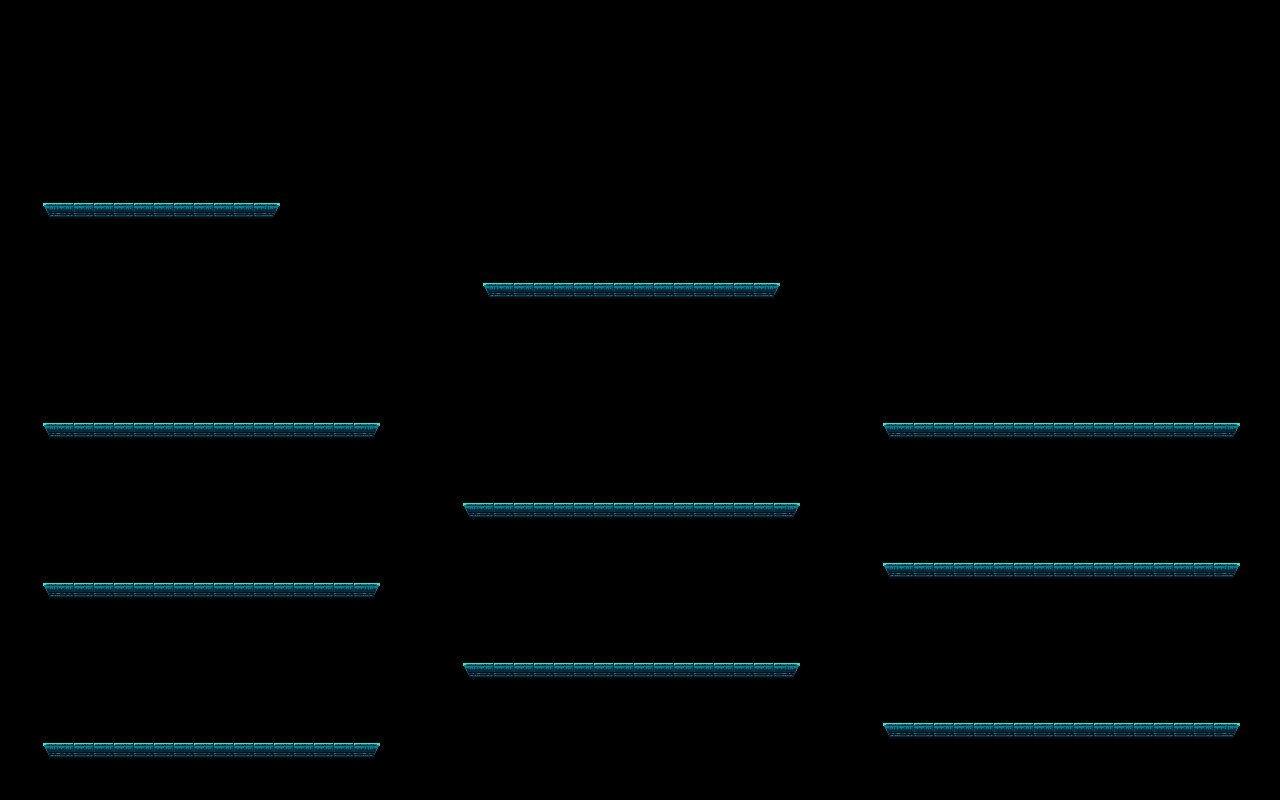

This is a level from a 2D game, rendered from its Tiled map with the project's own tilesets. A one-line summary and the complete map file follow:
An orthogonal 64x40 tile map with 20x20 px tiles, 1 tile layer (platforms), 3 tilesets.

<map version="1.2" tiledversion="1.3.1" orientation="orthogonal" renderorder="right-down" compressionlevel="0" width="64" height="40" tilewidth="20" tileheight="20" infinite="0" nextlayerid="3" nextobjectid="1">
 <tileset firstgid="1" source="doma-noch-vektor-gorod-zdaniia-zdanie-arkhitektura-otrazheie.tsx" />
 <tileset firstgid="2773" source="tileset.tsx" />
 <tileset firstgid="2926" source="tileset1.tsx" />
 <layer id="2" name="platforms" width="64" height="40">
  <data encoding="csv">
0,0,0,0,0,0,0,0,0,0,0,0,0,0,0,0,0,0,0,0,0,0,0,0,0,0,0,0,0,0,0,0,0,0,0,0,0,0,0,0,0,0,0,0,0,0,0,0,0,0,0,0,0,0,0,0,0,0,0,0,0,0,0,0,
0,0,0,0,0,0,0,0,0,0,0,0,0,0,0,0,0,0,0,0,0,0,0,0,0,0,0,0,0,0,0,0,0,0,0,0,0,0,0,0,0,0,0,0,0,0,0,0,0,0,0,0,0,0,0,0,0,0,0,0,0,0,0,0,
0,0,0,0,0,0,0,0,0,0,0,0,0,0,0,0,0,0,0,0,0,0,0,0,0,0,0,0,0,0,0,0,0,0,0,0,0,0,0,0,0,0,0,0,0,0,0,0,0,0,0,0,0,0,0,0,0,0,0,0,0,0,0,0,
0,0,0,0,0,0,0,0,0,0,0,0,0,0,0,0,0,0,0,0,0,0,0,0,0,0,0,0,0,0,0,0,0,0,0,0,0,0,0,0,0,0,0,0,0,0,0,0,0,0,0,0,0,0,0,0,0,0,0,0,0,0,0,0,
0,0,0,0,0,0,0,0,0,0,0,0,0,0,0,0,0,0,0,0,0,0,0,0,0,0,0,0,0,0,0,0,0,0,0,0,0,0,0,0,0,0,0,0,0,0,0,0,0,0,0,0,0,0,0,0,0,0,0,0,0,0,0,0,
0,0,0,0,0,0,0,0,0,0,0,0,0,0,0,0,0,0,0,0,0,0,0,0,0,0,0,0,0,0,0,0,0,0,0,0,0,0,0,0,0,0,0,0,0,0,0,0,0,0,0,0,0,0,0,0,0,0,0,0,0,0,0,0,
0,0,0,0,0,0,0,0,0,0,0,0,0,0,0,0,0,0,0,0,0,0,0,0,0,0,0,0,0,0,0,0,0,0,0,0,0,0,0,0,0,0,0,0,0,0,0,0,0,0,0,0,0,0,0,0,0,0,0,0,0,0,0,0,
0,0,0,0,0,0,0,0,0,0,0,0,0,0,0,0,0,0,0,0,0,0,0,0,0,0,0,0,0,0,0,0,0,0,0,0,0,0,0,0,0,0,0,0,0,0,0,0,0,0,0,0,0,0,0,0,0,0,0,0,0,0,0,0,
0,0,0,0,0,0,0,0,0,0,0,0,0,0,0,0,0,0,0,0,0,0,0,0,0,0,0,0,0,0,0,0,0,0,0,0,0,0,0,0,0,0,0,0,0,0,0,0,0,0,0,0,0,0,0,0,0,0,0,0,0,0,0,0,
0,0,0,0,0,0,0,0,0,0,0,0,0,0,0,0,0,0,0,0,0,0,0,0,0,0,0,0,0,0,0,0,0,0,0,0,0,0,0,0,0,0,0,0,0,0,0,0,0,0,0,0,0,0,0,0,0,0,0,0,0,0,0,0,
0,0,2896,2897,2897,2897,2897,2897,2897,2897,2897,2897,2897,3057,0,0,0,0,0,0,0,0,0,0,0,0,0,0,0,0,0,0,0,0,0,0,0,0,0,0,0,0,0,0,0,0,0,0,0,0,0,0,0,0,0,0,0,0,0,0,0,0,0,0,
0,0,0,0,0,0,0,0,0,0,0,0,0,0,0,0,0,0,0,0,0,0,0,0,0,0,0,0,0,0,0,0,0,0,0,0,0,0,0,0,0,0,0,0,0,0,0,0,0,0,0,0,0,0,0,0,0,0,0,0,0,0,0,0,
0,0,0,0,0,0,0,0,0,0,0,0,0,0,0,0,0,0,0,0,0,0,0,0,0,0,0,0,0,0,0,0,0,0,0,0,0,0,0,0,0,0,0,0,0,0,0,0,0,0,0,0,0,0,0,0,0,0,0,0,0,0,0,0,
0,0,0,0,0,0,0,0,0,0,0,0,0,0,0,0,0,0,0,0,0,0,0,0,0,0,0,0,0,0,0,0,0,0,0,0,0,0,0,0,0,0,0,0,0,0,0,0,0,0,0,0,0,0,0,0,0,0,0,0,0,0,0,0,
0,0,0,0,0,0,0,0,0,0,0,0,0,0,0,0,0,0,0,0,0,0,0,0,2896,2897,2897,2897,2897,2897,2897,2897,2897,2897,2897,2897,2897,2897,3057,0,0,0,0,0,0,0,0,0,0,0,0,0,0,0,0,0,0,0,0,0,0,0,0,0,
0,0,0,0,0,0,0,0,0,0,0,0,0,0,0,0,0,0,0,0,0,0,0,0,0,0,0,0,0,0,0,0,0,0,0,0,0,0,0,0,0,0,0,0,0,0,0,0,0,0,0,0,0,0,0,0,0,0,0,0,0,0,0,0,
0,0,0,0,0,0,0,0,0,0,0,0,0,0,0,0,0,0,0,0,0,0,0,0,0,0,0,0,0,0,0,0,0,0,0,0,0,0,0,0,0,0,0,0,0,0,0,0,0,0,0,0,0,0,0,0,0,0,0,0,0,0,0,0,
0,0,0,0,0,0,0,0,0,0,0,0,0,0,0,0,0,0,0,0,0,0,0,0,0,0,0,0,0,0,0,0,0,0,0,0,0,0,0,0,0,0,0,0,0,0,0,0,0,0,0,0,0,0,0,0,0,0,0,0,0,0,0,0,
0,0,0,0,0,0,0,0,0,0,0,0,0,0,0,0,0,0,0,0,0,0,0,0,0,0,0,0,0,0,0,0,0,0,0,0,0,0,0,0,0,0,0,0,0,0,0,0,0,0,0,0,0,0,0,0,0,0,0,0,0,0,0,0,
0,0,0,0,0,0,0,0,0,0,0,0,0,0,0,0,0,0,0,0,0,0,0,0,0,0,0,0,0,0,0,0,0,0,0,0,0,0,0,0,0,0,0,0,0,0,0,0,0,0,0,0,0,0,0,0,0,0,0,0,0,0,0,0,
0,0,0,0,0,0,0,0,0,0,0,0,0,0,0,0,0,0,0,0,0,0,0,0,0,0,0,0,0,0,0,0,0,0,0,0,0,0,0,0,0,0,0,0,0,0,0,0,0,0,0,0,0,0,0,0,0,0,0,0,0,0,0,0,
0,0,2896,2897,2897,2897,2897,2897,2897,2897,2897,2897,2897,2897,2897,2897,2897,2897,3057,0,0,0,0,0,0,0,0,0,0,0,0,0,0,0,0,0,0,0,0,0,0,0,0,0,2896,2897,2897,2897,2897,2897,2897,2897,2897,2897,2897,2897,2897,2897,2897,2897,2897,3057,0,0,
0,0,0,0,0,0,0,0,0,0,0,0,0,0,0,0,0,0,0,0,0,0,0,0,0,0,0,0,0,0,0,0,0,0,0,0,0,0,0,0,0,0,0,0,0,0,0,0,0,0,0,0,0,0,0,0,0,0,0,0,0,0,0,0,
0,0,0,0,0,0,0,0,0,0,0,0,0,0,0,0,0,0,0,0,0,0,0,0,0,0,0,0,0,0,0,0,0,0,0,0,0,0,0,0,0,0,0,0,0,0,0,0,0,0,0,0,0,0,0,0,0,0,0,0,0,0,0,0,
0,0,0,0,0,0,0,0,0,0,0,0,0,0,0,0,0,0,0,0,0,0,0,0,0,0,0,0,0,0,0,0,0,0,0,0,0,0,0,0,0,0,0,0,0,0,0,0,0,0,0,0,0,0,0,0,0,0,0,0,0,0,0,0,
0,0,0,0,0,0,0,0,0,0,0,0,0,0,0,0,0,0,0,0,0,0,0,2896,2897,2897,2897,2897,2897,2897,2897,2897,2897,2897,2897,2897,2897,2897,2897,3057,0,0,0,0,0,0,0,0,0,0,0,0,0,0,0,0,0,0,0,0,0,0,0,0,
0,0,0,0,0,0,0,0,0,0,0,0,0,0,0,0,0,0,0,0,0,0,0,0,0,0,0,0,0,0,0,0,0,0,0,0,0,0,0,0,0,0,0,0,0,0,0,0,0,0,0,0,0,0,0,0,0,0,0,0,0,0,0,0,
0,0,0,0,0,0,0,0,0,0,0,0,0,0,0,0,0,0,0,0,0,0,0,0,0,0,0,0,0,0,0,0,0,0,0,0,0,0,0,0,0,0,0,0,0,0,0,0,0,0,0,0,0,0,0,0,0,0,0,0,0,0,0,0,
0,0,0,0,0,0,0,0,0,0,0,0,0,0,0,0,0,0,0,0,0,0,0,0,0,0,0,0,0,0,0,0,0,0,0,0,0,0,0,0,0,0,0,0,2896,2897,2897,2897,2897,2897,2897,2897,2897,2897,2897,2897,2897,2897,2897,2897,2897,3057,0,0,
0,0,2896,2897,2897,2897,2897,2897,2897,2897,2897,2897,2897,2897,2897,2897,2897,2897,3057,0,0,0,0,0,0,0,0,0,0,0,0,0,0,0,0,0,0,0,0,0,0,0,0,0,0,0,0,0,0,0,0,0,0,0,0,0,0,0,0,0,0,0,0,0,
0,0,0,0,0,0,0,0,0,0,0,0,0,0,0,0,0,0,0,0,0,0,0,0,0,0,0,0,0,0,0,0,0,0,0,0,0,0,0,0,0,0,0,0,0,0,0,0,0,0,0,0,0,0,0,0,0,0,0,0,0,0,0,0,
0,0,0,0,0,0,0,0,0,0,0,0,0,0,0,0,0,0,0,0,0,0,0,0,0,0,0,0,0,0,0,0,0,0,0,0,0,0,0,0,0,0,0,0,0,0,0,0,0,0,0,0,0,0,0,0,0,0,0,0,0,0,0,0,
0,0,0,0,0,0,0,0,0,0,0,0,0,0,0,0,0,0,0,0,0,0,0,0,0,0,0,0,0,0,0,0,0,0,0,0,0,0,0,0,0,0,0,0,0,0,0,0,0,0,0,0,0,0,0,0,0,0,0,0,0,0,0,0,
0,0,0,0,0,0,0,0,0,0,0,0,0,0,0,0,0,0,0,0,0,0,0,2896,2897,2897,2897,2897,2897,2897,2897,2897,2897,2897,2897,2897,2897,2897,2897,3057,0,0,0,0,0,0,0,0,0,0,0,0,0,0,0,0,0,0,0,0,0,0,0,0,
0,0,0,0,0,0,0,0,0,0,0,0,0,0,0,0,0,0,0,0,0,0,0,0,0,0,0,0,0,0,0,0,0,0,0,0,0,0,0,0,0,0,0,0,0,0,0,0,0,0,0,0,0,0,0,0,0,0,0,0,0,0,0,0,
0,0,0,0,0,0,0,0,0,0,0,0,0,0,0,0,0,0,0,0,0,0,0,0,0,0,0,0,0,0,0,0,0,0,0,0,0,0,0,0,0,0,0,0,0,0,0,0,0,0,0,0,0,0,0,0,0,0,0,0,0,0,0,0,
0,0,0,0,0,0,0,0,0,0,0,0,0,0,0,0,0,0,0,0,0,0,0,0,0,0,0,0,0,0,0,0,0,0,0,0,0,0,0,0,0,0,0,0,2896,2897,2897,2897,2897,2897,2897,2897,2897,2897,2897,2897,2897,2897,2897,2897,2897,3057,0,0,
0,0,2896,2897,2897,2897,2897,2897,2897,2897,2897,2897,2897,2897,2897,2897,2897,2897,3057,0,0,0,0,0,0,0,0,0,0,0,0,0,0,0,0,0,0,0,0,0,0,0,0,0,0,0,0,0,0,0,0,0,0,0,0,0,0,0,0,0,0,0,0,0,
0,0,0,0,0,0,0,0,0,0,0,0,0,0,0,0,0,0,0,0,0,0,0,0,0,0,0,0,0,0,0,0,0,0,0,0,0,0,0,0,0,0,0,0,0,0,0,0,0,0,0,0,0,0,0,0,0,0,0,0,0,0,0,0,
0,0,0,0,0,0,0,0,0,0,0,0,0,0,0,0,0,0,0,0,0,0,0,0,0,0,0,0,0,0,0,0,0,0,0,0,0,0,0,0,0,0,0,0,0,0,0,0,0,0,0,0,0,0,0,0,0,0,0,0,0,0,0,0
</data>
 </layer>
</map>